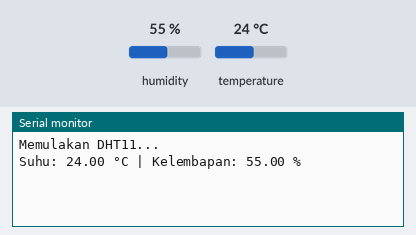
This sketch was run on a simulated Arduino Uno, built with avr-gcc and run on an emulated ATmega328P. On the bench: the last lines printed to the serial monitor. The inputs (shaded band) are chosen by the test bench; at power-on: humidity 55 %, temperature 24 °C.

Above: at 2.2 s.
2.3 s: humidity set to 22 %
At 3.4 s:
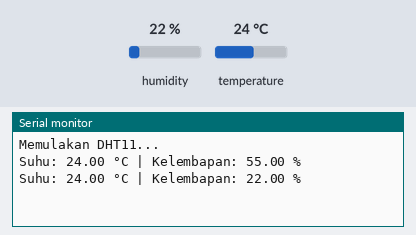
5.0 s: temperature set to 12 °C
At 5.8 s:
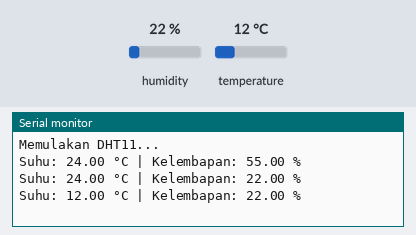
7.7 s: humidity set to 40 %
At 10.6 s:
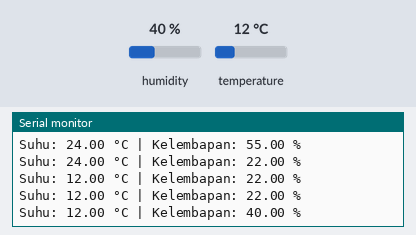
Timing chart, 0 to 12.1 s (numbered marks = the images above; inputs shaded):
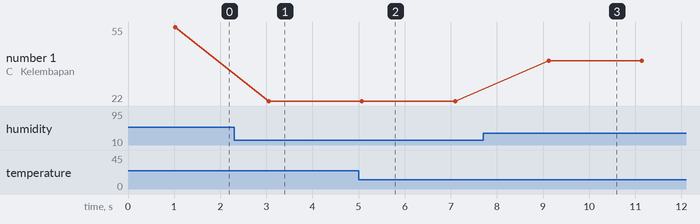

Measured:
- after the input at 2.3 s, the serial monitor: prints a new line after 0.75 s (image 1)
- after the input at 5.0 s, the serial monitor: prints a new line after 0.07 s (image 2)
- after the input at 7.7 s, the serial monitor: prints a new line after 1.4 s (image 3)
- plotted number 1: 55 → 22 after the input at 2.3 s, 22 → 40 after the input at 7.7 s

The sketch:

basicdht11.ino
```cpp
#include <DHT.h>

#define DHTPIN 4
#define DHTTYPE DHT11

DHT dht(DHTPIN, DHTTYPE);

void setup() {
  Serial.begin(115200);
  delay(1000);

  Serial.println("Memulakan DHT11...");
  dht.begin();
}

void loop() {
  float humidity = dht.readHumidity();
  float temperature = dht.readTemperature();

  if (isnan(humidity) || isnan(temperature)) {
    Serial.println("Gagal membaca data daripada DHT11");
  } else {
    Serial.print("Suhu: ");
    Serial.print(temperature);
    Serial.print(" °C | Kelembapan: ");
    Serial.print(humidity);
    Serial.println(" %");
  }

  delay(2000);
}
```
